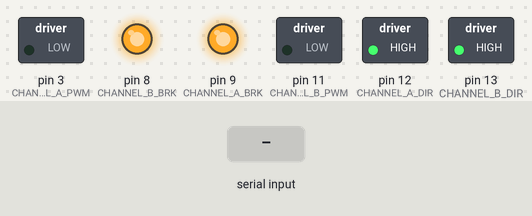
The sketch below on a simulated Arduino Uno, built with avr-gcc and run on an emulated ATmega328P. On the bench: switched loads named in the sketch (green lamp = pin HIGH), output pins drawn as LEDs (lit = HIGH). The test bench sets the inputs (shaded band).

Above: at 1.2 s.
1.3 s: "F" received over Serial
At 2.5 s:
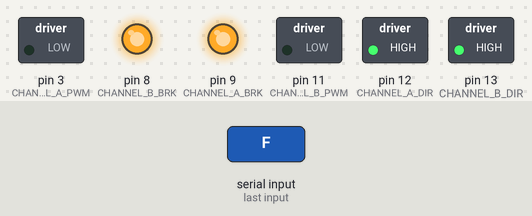
2.8 s: "G" received over Serial
At 3.8 s:
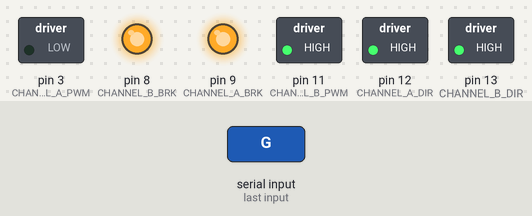
4.3 s: "I" received over Serial
At 4.9 s:
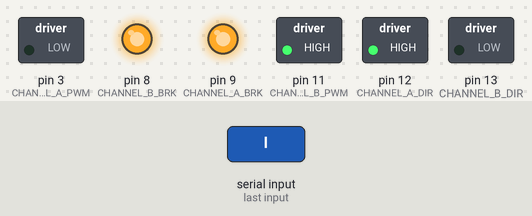
5.8 s: "B" received over Serial
At 7.0 s:
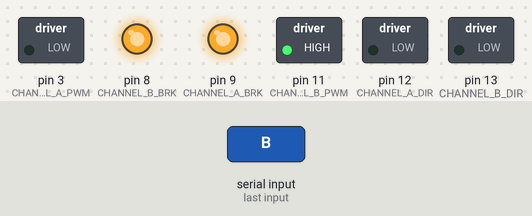
7.3 s: "H" received over Serial
At 8.4 s:
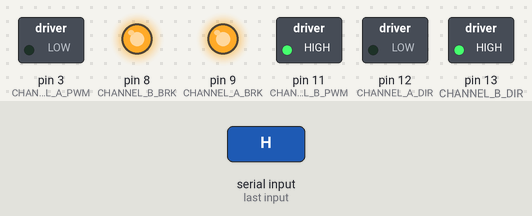
8.8 s: "J" received over Serial
At 9.5 s:
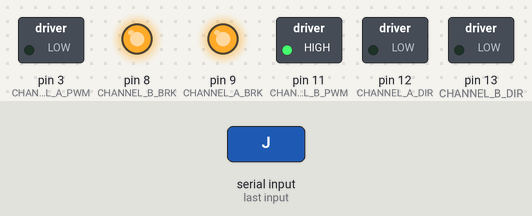
Timing chart, 0 to 11.3 s (numbered marks = the images above; inputs shaded):
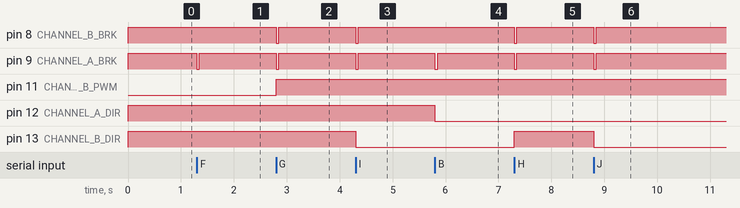

The sketch:

project_00.ino
```cpp
// (licence header left out)
// FORWARD = LEFT = 1
// REVERSE = RIGHT = 2
//
// see the comment for motorWrite() and servoWrite() for more info
#define FORWARD 1
#define REVERSE 2

#define LEFT 1
#define RIGHT 2

// DC MOTOR CHANNEL
#define CHANNEL_A_DIR 12
#define CHANNEL_A_BRK 9
#define CHANNEL_A_PWM 3

// DC SERVO CHANNEL
#define CHANNEL_B_DIR 13
#define CHANNEL_B_BRK 8
#define CHANNEL_B_PWM 11

char motorSpeed = 0; // max 255 - used for analogWrite() for the speed of the motor

char outputPin[] = {8,9,12,13}; // for easy quick setup, insert or remove output pins here, rather than writing pinMode() for every pin
int outputPinsMax = sizeof(outputPin)/sizeof(outputPin[0]); // need to figure out how many elements there are in the element
// tip: analogWrite() pins don't need setup, you can use them without pinMode()

long previousMillis;  // timestamp of the previous interval
long currentMillis;   // current time

// Defines the interval as 50 ms
#define INTERVAL 50

// easy setup, rather than having to writing a new command for each pin we want to use
void setupPins() {
  for (int i = 0; i < outputPinsMax; i++)
    pinMode(outputPin[i], OUTPUT);
}

void setupMotorPins() {
  digitalWrite(CHANNEL_A_DIR, HIGH);  // default
  digitalWrite(CHANNEL_B_DIR, HIGH);

  digitalWrite(CHANNEL_A_BRK, HIGH);  // Make sure the car stays still at start
  digitalWrite(CHANNEL_B_BRK, HIGH);
}

void setup() {
  analogWrite(CHANNEL_A_PWM, 0);      // another safe to make sure the car won't run away soon as the device is turned on
  analogWrite(CHANNEL_B_PWM, 0);

  setupPins();
  setupMotorPins();

  Serial.begin(9600);     // bluetooth;
  Serial.setTimeout(50);  // make sure we won't by any chance hangup reading an infinite stream of data (times out after 50ms)
}

// motorWrite and servoWrite do the same thing: change the direction and turn on when told to do so
// the only difference is: motorWrite is affected by speed meanwhile servoWrite won't be affected
// FORWARD = LEFT = 1
// REVERSE = RIGHT = 2
// 0 to stop (enables the brake)

void motorWrite(int state) {
  if (state == FORWARD){
    digitalWrite(CHANNEL_A_DIR, HIGH);        // send power
    digitalWrite(CHANNEL_A_BRK, LOW);         // disable the brake (turn on)
    analogWrite(CHANNEL_A_PWM, motorSpeed);   // send power based on duty cycle
  } else if (state == REVERSE){
    digitalWrite(CHANNEL_A_DIR, LOW);         // receive power (don't send power) -- reverse the direction
    digitalWrite(CHANNEL_A_BRK, LOW);
    analogWrite(CHANNEL_A_PWM, motorSpeed);
  } else
    digitalWrite(CHANNEL_A_BRK, HIGH);        // enable the brake (turn off)
}

void servoWrite(int state) {
  if (state == LEFT) {
    digitalWrite(CHANNEL_B_DIR, HIGH);
    digitalWrite(CHANNEL_B_BRK, LOW);
    analogWrite(CHANNEL_B_PWM, 255);
  } else if (state == RIGHT) {
    digitalWrite(CHANNEL_B_DIR, LOW);
    digitalWrite(CHANNEL_B_BRK, LOW);
    analogWrite(CHANNEL_B_PWM, 255);
  } else
    digitalWrite(CHANNEL_B_BRK, HIGH);
}

// the range for the speed can be set up like this:
//  0%                  50%                 100%  per cent speed (duty cycle)
//  |                   |                   |
//  0 - 1 - 2 - 3 - 4 - 5 - 6 - 7 - 8 - 9 - 10    as numbers
//  |                   |                   |
//  30  31  32  33  34  35  36  37  38  39  71    as raw char data (assumed it is Unicode)
//  |                   |                   |
//  0 - 1 - 2 - 3 - 4 - 5 - 6 - 7 - 8 - 9 - q     above represented as Unicode (assumed) letters

void changeSpeed(char speedc) {
  if (speedc == 'q')
    speedc = 10;
  else
    speedc = map(speedc,'0','9',0,9);
  motorSpeed = map(speedc,0,10,0,255);
}

// I thought it'd be more agile if I put this here instead in loop()
// basically: it checks and updates as according to commands sent by loop(), from "Arduino Bluetooth RC Car" app
//
// see the comments for the function above regarding speed; the purpose of the 0 -> 9 and 'q' commands
//
// command matrix for directions:
// N is Forward, S is Back/Reverse, W is Left, E is Right.
// Consult the left side to figure out what each command on the right side mean
//
//   NW    N    NE    G    F    I
//     \   ^   /       \   ^   /
//         |               |
//    W <--o--> E     L <--o--> R
//         |               |
//     /   v   \       /   v   \
//   SW    S    SE    H    B    J
//
// see Bluetooth RC's "4. Putting It All Together and The Android Application" for more commands.
// Beware, some of the letters are incosistent
//
// stops everything if there was no command/data passed in this function, same for unrecognized commands

void updateState(char newState) {
  // CHANGE SPEED
  if      ((newState >= '0' && newState <= '9') || newState == 'q')// MOVE THE GEAR UP (or down)!
    changeSpeed(newState);

  // DC MOTOR
  if      (newState == 'F' || newState == 'G' || newState == 'I') // DRIVE FORWARDS
    motorWrite(FORWARD);
  else if (newState == 'B' || newState == 'H' || newState == 'J') // DRIVE BACKWARDS
    motorWrite(REVERSE);
  else                                                            // STOP, RESET (does also do this when the BT link is lost)
    motorWrite(0);

  // DC SERVO
  if      (newState == 'L' || newState == 'G' || newState == 'H') // TURN LEFT
    servoWrite(LEFT);
  else if (newState == 'R' || newState == 'I' || newState == 'J') // TURN RIGHT
    servoWrite(RIGHT);
  else                                                            // STOP, RESET (does also do this when the BT link is lost)
    servoWrite(0);
}

void loop() {
  currentMillis = millis();                       // replacement for delay()

  if (currentMillis - previousMillis >= INTERVAL || Serial.available()) // >= 50 ms or when there are data available
  {
    previousMillis = currentMillis;               // an interval has just elasped, change the timestamp to the latast for next interval
    char btValue = Serial.read();                 // grab the data, even if there isn't any available

    updateState(btValue);                         // if there was no data, the car will (or SHOULD) stop anyway
  }
}
```

Measured:
- after the input at 1.3 s, pin 9 (CHANNEL_A_BRK): HIGH → LOW at once, → HIGH 0.05 s later
- after the input at 2.8 s, pin 8 (CHANNEL_B_BRK), pin 9 (CHANNEL_A_BRK): HIGH → LOW at once, → HIGH 0.05 s later; pin 11 (CHANNEL_B_PWM): LOW → HIGH at once
- after the input at 4.3 s, pin 8 (CHANNEL_B_BRK), pin 9 (CHANNEL_A_BRK): HIGH → LOW at once, → HIGH 0.05 s later; pin 13 (CHANNEL_B_DIR): HIGH → LOW at once
- after the input at 5.8 s, pin 9 (CHANNEL_A_BRK): HIGH → LOW at once, → HIGH 0.05 s later; pin 12 (CHANNEL_A_DIR): HIGH → LOW at once
- after the input at 7.3 s, pin 8 (CHANNEL_B_BRK), pin 9 (CHANNEL_A_BRK): HIGH → LOW at once, → HIGH 0.05 s later; pin 13 (CHANNEL_B_DIR): LOW → HIGH at once
- after the input at 8.8 s, pin 8 (CHANNEL_B_BRK), pin 9 (CHANNEL_A_BRK): HIGH → LOW at once, → HIGH 0.05 s later; pin 13 (CHANNEL_B_DIR): HIGH → LOW at once
